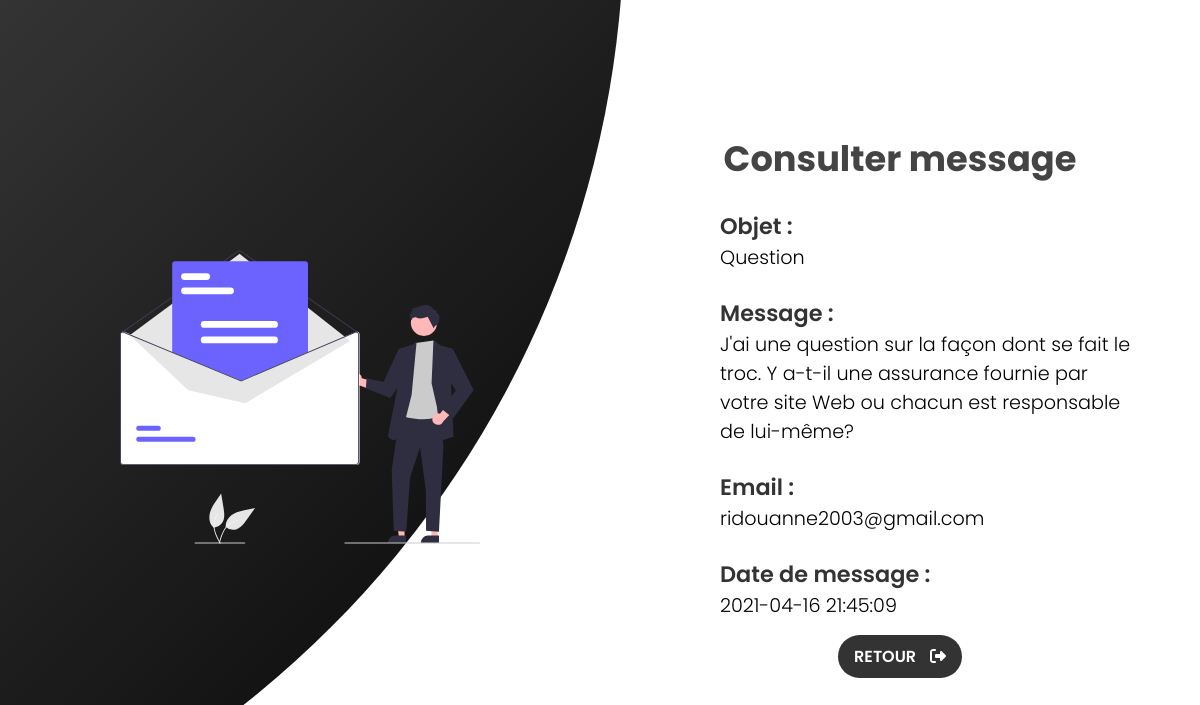
Page /Personne/lireMessage.php?id=2 on the committed database.
### tables this page shows
CREATE TABLE `message_admin` (
  `id_message` int(11) NOT NULL,
  `objet` varchar(30) NOT NULL,
  `msg` varchar(300) NOT NULL,
  `email` varchar(40) NOT NULL,
  `date_msg` timestamp NOT NULL DEFAULT current_timestamp()
);

### Personne/lireMessage.php (the view, shortened to what this page needs)
<?php
if(isset($_GET["id"]) && !empty(trim($_GET["id"]))){
    require_once "cbd.php";
    $sql = "SELECT * FROM message_admin WHERE id_message = ?";
    if($stmt = mysqli_prepare($conn, $sql)){
        mysqli_stmt_bind_param($stmt, "i", $param_id);
        if(mysqli_stmt_execute($stmt)){
            $result = mysqli_stmt_get_result($stmt);
            if(mysqli_num_rows($result) == 1){
                $row = mysqli_fetch_array($result, MYSQLI_ASSOC);
            } else{
                header("location: messagesAdmin.php");
                exit();
            }
        } else{
            header("location: messagesAdmin.php");
        }
    }
} else{
    header("location: messagesAdmin.php");
    exit();
}
?>
<!DOCTYPE html>
<html lang="en">
<head>
    <link rel="stylesheet" href="../css/aficherMessages.css">
</head>
<body>
<div class="lire-message">
    <div class="panel">
      <img src="../images/lireMessage.svg" class="image" alt="ModdiferSonCompte-Image" />
    </div>
    <div class="hero">
    <h1 class="titre">Consulter message</h1>
            <div class="contenu">
                <label>Objet :</label>
                <p><?php echo $row["objet"]; ?></p>
            </div>
            <div class="contenu">
                <label>Message :</label>
                <p><?php echo $row["msg"]; ?></p>
            </div>
            <div class="contenu">
                <label>Email :</label>
                <p><?php echo $row["email"]; ?></p>
            </div>
            <div class="contenu">
                <label>Date de message :</label>
                <p><?php echo $row["date_msg"]; ?></p>
            </div>
            <a class="btn" onclick="history.back()">Retour <i class="fa fa-sign-out"></i>
</a>
      </div>
  </div>
</body>
</html>

### css/aficherMessages.css (style rules this page uses)
*,*::before,*::after { margin: 0; padding: 0; box-sizing: border-box; }
body { --couleur-primaire: #000; --couleur-bg: #fff; font-family: 'Poppins', sans-serif; font-weight: 300; outline: none; width: 100vw; overflow-x: hidden; }
.lire-message:before { content: ""; position: absolute; height: 2000px; width: 2000px; top: -10%; right: 48%; transform: translateY(-50%); background-image: linear-gradient(-45deg, var(--couleur-primaire) 0%, var(--couleur-bg) 190%); transition: 1.8s ease-in-out; border-radius: 50%; }
.lire-message { position: relative; width: 100%; background-color: var(--couleur-bg); min-height: 100vh; overflow: hidden; display: flex; align-items: center; justify-content: space-around; }
.panel img { width: 30vw; height: 70vh; position: relative; z-index: 2; }
.hero { width: 30vw; text-align: center; }
.titre { font-size: 2.2rem; color: #444; margin-bottom: 10px; text-align: center; }
.contenu { margin: 3vh 0; text-align: left; }
label { font-weight: 600; font-size: 1.4rem; color: #333; }
p { font-size: 1.2rem; width: 35vw; }
.btn { text-decoration: none; width: 150px; background-color: #333; border: none; outline: none; border-radius: 49px; color: var(--couleur-bg); text-transform: uppercase; font-weight: 600; margin-top: 10vh; cursor: pointer; transition: 0.5s; padding: 10px 16px; z-index: 10; }
a i { padding-left: 10px; }

### rows in the picture
message_admin: objet "Question", msg "J'ai une question sur la façon dont se fait le troc. Y a-t-il une assurance fournie par votre site Web ou chacun est responsable de lui-même?", email "ridouanne2003@gmail.com", date_msg "2021-04-16 21:45:09"
